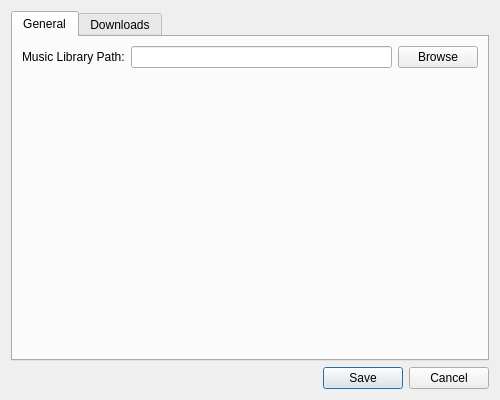
<?xml version="1.0" encoding="UTF-8"?>
<ui version="4.0">
 <class>SettingsDialog</class>
 <widget class="QDialog" name="SettingsDialog">
  <property name="geometry">
   <rect>
    <x>0</x>
    <y>0</y>
    <width>500</width>
    <height>400</height>
   </rect>
  </property>
  <property name="windowTitle">
   <string>Settings</string>
  </property>
  <layout class="QVBoxLayout" name="verticalLayout">
   <item>
    <widget class="QTabWidget" name="tabWidget">
     <property name="currentIndex">
      <number>0</number>
     </property>
     <widget class="QWidget" name="generalTab">
      <attribute name="title">
       <string>General</string>
      </attribute>
      <layout class="QFormLayout" name="formLayout">
       <item row="0" column="0">
        <widget class="QLabel" name="label">
         <property name="text">
          <string>Music Library Path:</string>
         </property>
        </widget>
       </item>
       <item row="0" column="1">
        <layout class="QHBoxLayout" name="horizontalLayout">
         <item>
          <widget class="QLineEdit" name="rootPathEdit"/>
         </item>
         <item>
          <widget class="QPushButton" name="browseBtn">
           <property name="text">
            <string>Browse</string>
           </property>
          </widget>
         </item>
        </layout>
       </item>
      </layout>
     </widget>
     <widget class="QWidget" name="downloadsTab">
      <attribute name="title">
       <string>Downloads</string>
      </attribute>
      <layout class="QFormLayout" name="formLayout_2">
       <item row="0" column="0">
        <widget class="QLabel" name="label_2">
         <property name="text">
          <string>Download Format:</string>
         </property>
        </widget>
       </item>
       <item row="0" column="1">
        <widget class="QComboBox" name="downloadFormatCombo"/>
       </item>
       <item row="1" column="0">
        <widget class="QLabel" name="label_3">
         <property name="text">
          <string>Download Quality:</string>
         </property>
        </widget>
       </item>
       <item row="1" column="1">
        <widget class="QComboBox" name="downloadQualityCombo"/>
       </item>
       <item row="2" column="0">
        <widget class="QLabel" name="label_4">
         <property name="text">
          <string>Download in Real Time:</string>
         </property>
        </widget>
       </item>
       <item row="2" column="1">
        <widget class="QCheckBox" name="realTimeCheckBox">
         <property name="text">
          <string/>
         </property>
        </widget>
       </item>
       <item row="3" column="0">
        <widget class="QLabel" name="label_5">
         <property name="text">
          <string>Skip Existing Files:</string>
         </property>
        </widget>
       </item>
       <item row="3" column="1">
        <widget class="QCheckBox" name="skipExistingCheckBox">
         <property name="text">
          <string/>
         </property>
        </widget>
       </item>
      </layout>
     </widget>
    </widget>
   </item>
   <item>
    <widget class="QDialogButtonBox" name="buttonBox">
     <property name="orientation">
      <enum>Qt::Horizontal</enum>
     </property>
     <property name="standardButtons">
      <set>QDialogButtonBox::Cancel|QDialogButtonBox::Save</set>
     </property>
    </widget>
   </item>
  </layout>
 </widget>
 <resources/>
 <connections>
  <connection>
   <sender>buttonBox</sender>
   <signal>accepted()</signal>
   <receiver>SettingsDialog</receiver>
   <slot>accept()</slot>
   <hints>
    <hint type="sourcelabel">
     <x>248</x>
     <y>254</y>
    </hint>
    <hint type="destinationlabel">
     <x>157</x>
     <y>274</y>
    </hint>
   </hints>
  </connection>
  <connection>
   <sender>buttonBox</sender>
   <signal>rejected()</signal>
   <receiver>SettingsDialog</receiver>
   <slot>reject()</slot>
   <hints>
    <hint type="sourcelabel">
     <x>316</x>
     <y>260</y>
    </hint>
    <hint type="destinationlabel">
     <x>286</x>
     <y>274</y>
    </hint>
   </hints>
  </connection>
 </connections>
</ui>
